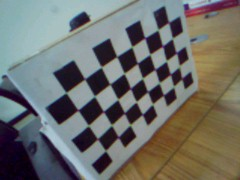
#> input picture pc_controller/calibration_image/1 (1).png, 240 x 180 px, found by its file name; its folder holds only this picture in this run
$ python camera_calibration.py
#> lines starting #> are read from the running program, lines starting #| are printed output that depends on the picture; long printed decimals are rounded
#!/usr/bin/env python
# -*- coding: utf-8 -*-

import cv2
import numpy as np
import glob
import os
import sys
import time
import json


class ManualCalibration:
    def __init__(self):
        # 棋盘格内角点尺寸
        self.pattern_size = (8, 5)  # 内角点数量 (宽度, 高度)
        self.square_size = 2.72  # 方格尺寸（厘米）

        # 标定相关变量
        self.objpoints = []  # 3D点坐标
        self.imgpoints = []  # 2D点坐标
        self.image_size = None  # 图像尺寸
        self.images_marked = []  # 已经标记的图像路径

        # 用于保存手动标记的点
        self.current_points = []
        self.current_image = None
        self.current_image_path = None
        self.point_counter = 0
        self.window_name = "手动标记角点"

        # 图像路径
        self.image_path = r"E:\Projects\LLM-Robotic\calibration_image"

        # 保存路径
        self.save_folder = "calibration_results"
        if not os.path.exists(self.save_folder):
            os.makedirs(self.save_folder)

        # 保存手动标记数据的文件
        self.manual_points_file = os.path.join(self.save_folder, "manual_points.json")

        # 图像增强设置
        self.enable_enhancement = True  # 是否启用图像增强
        self.enhancement_method = 'sharpening'  # 默认使用锐化方法

        # 如果之前有标记，加载它们
        self.load_saved_points()

    def enhance_image(self, image):
        """增强图像，提高边缘清晰度"""
        if not self.enable_enhancement:
            return image

        enhanced = image.copy()

        if self.enhancement_method == 'sharpening':
            # 锐化卷积核
            kernel = np.array([[-1, -1, -1],
                               [-1, 9, -1],
                               [-1, -1, -1]])
            enhanced = cv2.filter2D(enhanced, -1, kernel)

        elif self.enhancement_method == 'canny':
            # 通过Canny边缘增强
            gray = cv2.cvtColor(enhanced, cv2.COLOR_BGR2GRAY) if len(enhanced.shape) == 3 else enhanced
            edges = cv2.Canny(gray, 50, 150)

            # 将边缘叠加到原图上
            if len(enhanced.shape) == 3:
                # 彩色图像情况下
                edges_colored = cv2.cvtColor(edges, cv2.COLOR_GRAY2BGR)
                enhanced = cv2.addWeighted(enhanced, 0.7, edges_colored, 0.3, 0)
            else:
                # 灰度图像
                enhanced = cv2.addWeighted(enhanced, 0.7, edges, 0.3, 0)

        return enhanced

    def toggle_enhancement(self):
        """切换不同的图像增强方法"""
        # 简化为主要在Sharpening和Canny之间切换
        methods = ['sharpening', 'canny', 'none']
        current_index = methods.index(self.enhancement_method) if self.enhancement_method in methods else 0
        next_index = (current_index + 1) % len(methods)
        self.enhancement_method = methods[next_index]

        if self.enhancement_method == 'none':
            self.enable_enhancement = False
        else:
            self.enable_enhancement = True

        print(f"图像增强方法已切换为: {self.enhancement_method}")
        return self.enhancement_method

    def load_saved_points(self):
        """加载之前保存的手动标记点"""
        if os.path.exists(self.manual_points_file):
            try:
                with open(self.manual_points_file, 'r') as f:
#> (reads pc_controller/src/calibration_results/manual_points.json from the repository)
                    data = json.load(f)
                    # 将列表转回NumPy数组
                    self.imgpoints = [np.array(points, dtype=np.float32) for points in data.get('imgpoints', [])]
                    self.images_marked = data.get('images_marked', [])

                    # 根据已标记的图像重建对象点
                    self.objpoints = []
                    for _ in range(len(self.imgpoints)):
                        objp = np.zeros((self.pattern_size[0] * self.pattern_size[1], 3), np.float32)
                        objp[:, :2] = np.mgrid[0:self.pattern_size[0], 0:self.pattern_size[1]].T.reshape(-1, 2)
                        objp = objp * self.square_size
                        self.objpoints.append(objp)

                    # 尝试获取图像尺寸
                    if self.image_size is None and self.images_marked:
                        for img_path in self.images_marked:
                            if os.path.exists(img_path):
                                img = cv2.imread(img_path)
#> img is the input picture: shape (180, 240, 3); mean B, G, R 106.5, 111, 110.4
                                if img is not None:
                                    self.image_size = (img.shape[1], img.shape[0])
#> self.image_size = (240, 180)
                                    break

                    print(f"已加载 {len(self.imgpoints)} 张已标记图像")
            except Exception as e:
                print(f"加载保存的标记点时出错: {e}")

    def save_points(self):
        """保存当前标记的所有点"""
        # 将NumPy数组转换为列表以便JSON序列化
        imgpoints_list = []
        for points in self.imgpoints:
            imgpoints_list.append(points.tolist())  # 转换为Python列表

        data = {
            'imgpoints': imgpoints_list,
            'images_marked': self.images_marked
        }

        with open(self.manual_points_file, 'w') as f:
            json.dump(data, f)
        print(f"标记数据已保存到 {self.manual_points_file}")

    def mouse_callback(self, event, x, y, flags, param):
        """鼠标回调函数，用于手动标记角点"""
        if event == cv2.EVENT_LBUTTONDOWN:
            # 计算当前应标记的点所在的行和列
            total_points = self.pattern_size[0] * self.pattern_size[1]
            if self.point_counter < total_points:
                # 添加点
                self.current_points.append([float(x), float(y)])
                self.point_counter += 1

                # 在图像上绘制点，不显示序号
                cv2.circle(self.current_image, (x, y), 1, (0, 0, 255), -1)  # 点的大小改为1
                cv2.imshow(self.window_name, self.current_image)

                # 计算当前点的行列位置（用于指导用户）
                row = (self.point_counter - 1) // self.pattern_size[0]
                col = (self.point_counter - 1) % self.pattern_size[0]
                print(f"已标记点 {self.point_counter}/{total_points} (行 {row + 1}, 列 {col + 1})")

                # 如果所有点都标记完了
                if self.point_counter == total_points:
                    print("所有点标记完成！按 'S' 保存, 'R' 重新开始, 'Q' 放弃并继续")

    def mark_image(self, image_path):
        """手动标记图像中的角点"""
        self.current_image_path = image_path
        img = cv2.imread(image_path)
        if img is None:
            print(f"无法读取图像: {image_path}")
            return False

        # 获取图像尺寸
        if self.image_size is None:
            self.image_size = (img.shape[1], img.shape[0])

        # 应用图像增强
        enhanced_img = self.enhance_image(img)

        # 保存原始图像的副本
        self.current_image = enhanced_img.copy()
        self.original_image = img.copy()  # 保存未增强的原始图像
        self.current_points = []
        self.point_counter = 0

        # 创建窗口并设置鼠标回调
        cv2.namedWindow(self.window_name, cv2.WINDOW_NORMAL)
        cv2.setMouseCallback(self.window_name, self.mouse_callback)

        # 显示图像并指导
        cv2.imshow(self.window_name, self.current_image)
        print("\n" + "=" * 50)
        print(f"开始标记图像: {os.path.basename(image_path)}")
        print(f"请按照从左到右、从上到下的顺序标记 {self.pattern_size[0]}x{self.pattern_size[1]} 个内角点")
        print("按 'S' 保存标记, 'R' 重新开始, 'Q' 放弃并继续, 'ESC' 退出程序")
        print(f"按 'E' 切换图像增强方法: [当前: {self.enhancement_method}] -> 在锐化/边缘检测/无增强间切换")

        while True:
            key = cv2.waitKey(0) & 0xFF
#> (key e is pressed here)

            if key == 27:  # ESC键退出整个程序
                cv2.destroyWindow(self.window_name)
                return None

            elif key == ord('s') or key == ord('S'):  # 保存当前标记
                total_points = self.pattern_size[0] * self.pattern_size[1]
                if self.point_counter == total_points:
                    # 保存点
                    self.imgpoints.append(np.array(self.current_points, dtype=np.float32))
                    self.images_marked.append(image_path)

                    # 创建对象点
                    objp = np.zeros((self.pattern_size[0] * self.pattern_size[1], 3), np.float32)
                    objp[:, :2] = np.mgrid[0:self.pattern_size[0], 0:self.pattern_size[1]].T.reshape(-1, 2)
                    objp = objp * self.square_size
                    self.objpoints.append(objp)

                    print(f"已保存当前图像的标记点，总共已标记 {len(self.imgpoints)} 张图像")
                    # 保存所有点
                    self.save_points()
                    cv2.destroyWindow(self.window_name)  # 只关闭当前窗口，不完全退出
                    return True
                else:
                    print(f"尚未标记完所有点! 当前: {self.point_counter}/{total_points}")

            elif key == ord('r') or key == ord('R'):  # 重新开始当前图像
                enhanced_img = self.enhance_image(self.original_image.copy())
                self.current_image = enhanced_img.copy()
                self.current_points = []
                self.point_counter = 0
                cv2.imshow(self.window_name, self.current_image)
                print("已重置当前图像的标记")

            elif key == ord('e') or key == ord('E'):  # 切换图像增强方法
                method = self.toggle_enhancement()
                enhanced_img = self.enhance_image(self.original_image.copy())
#> in enhance_image (call 2), `gray = cv2.cvtColor(enhanced, cv2.COLOR_BGR2GRAY) if len(enhanced.shap..`:
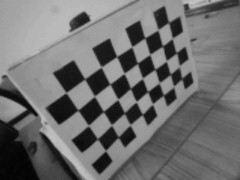
#> gray: shape (180, 240); min 2, max 200, mean 110.3
#> in enhance_image (call 2), `edges = cv2.Canny(gray, 50, 150)`:
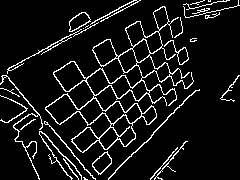
#> edges: shape (180, 240); 8.8% white in thin lines or dots
#> in enhance_image (call 2), `edges_colored = cv2.cvtColor(edges, cv2.COLOR_GRAY2BGR)`: edges_colored: shape (180, 240, 3); 8.8% white in thin lines or dots
#> in enhance_image (call 2), `enhanced = cv2.addWeighted(enhanced, 0.7, edges_colored, 0.3, 0)`:
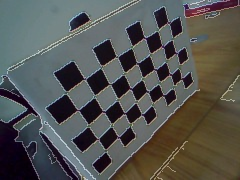
#> enhanced: shape (180, 240, 3); mean B, G, R 81.3, 84.5, 84

                # 保存当前已标记的点
                temp_points = self.current_points.copy()
                temp_counter = self.point_counter

                # 应用新的增强方法，但保留已标记的点
                self.current_image = enhanced_img.copy()

                # 重新绘制已标记的点
                for i, (x, y) in enumerate(temp_points):
                    cv2.circle(self.current_image, (int(x), int(y)), 1, (0, 0, 255), -1)

                self.current_points = temp_points
                self.point_counter = temp_counter

                cv2.imshow(self.window_name, self.current_image)
                print(f"已切换图像增强方法为: {method}，保留已标记的点")

            elif key == ord('q') or key == ord('Q'):  # 放弃当前图像
                cv2.destroyWindow(self.window_name)  # 只关闭当前窗口，不完全退出
                return False

    def calibrate_camera(self):
        """使用标记点标定相机"""
        if len(self.imgpoints) < 3:
            print("至少需要3张已标记图像才能进行标定")
            return False

        # 确保图像尺寸已正确设置
        if self.image_size is None or any(s <= 0 for s in self.image_size):
            print("错误：图像尺寸无效，尝试重新检测图像尺寸")
            # 尝试从已标记图像中获取有效尺寸
            for img_path in self.images_marked:
                img = cv2.imread(img_path)
                if img is not None:
                    self.image_size = (img.shape[1], img.shape[0])
                    print(f"已重新检测图像尺寸: {self.image_size}")
                    break

            # 如果仍然无法获取有效尺寸，则退出
            if self.image_size is None or any(s <= 0 for s in self.image_size):
                print("无法获取有效的图像尺寸，标定失败")
                return False

        print("\n" + "=" * 50)
        print(f"开始用 {len(self.imgpoints)} 张图像进行相机标定...")
        print(f"使用图像尺寸: {self.image_size}")
#| 使用图像尺寸: (240, 180)

        # 执行相机标定
        ret, mtx, dist, rvecs, tvecs = cv2.calibrateCamera(
            self.objpoints, self.imgpoints, self.image_size, None, None)
#> ret = 0.814; mtx = [[160.8, 0, 115.7], [0, 162.3, 93.26], [0, 0, 1]]; dist = [[0.425, -1.49, 0.0341, -0.00147, 1.62]]; rvecs = 11 items, first 6: [0.431, -0.492, -0.551], [-0.0971, -0.779, 0.172], [0.0988, -0.438, -0.678], [0.272, 0.017, -0.00597], [0.313, -0.39, 0.015], [0.253, -0.058, -0.0538]; tvecs = ([-5.81, -0.128, 19.23], [-1.09, -7.28, 20.01], [-5.46, -1.08, 26.32], [-9.9, -3.8, 21.67], [-4.32, -4.52, 15.6], [-9.48, -1.27, 37.05], [-9.46, -7.45, 48.46], [-9.16, -7.98, 31.31], [-10.13, -0.914, 23.89], [-12.11, -8.35, 32.98], [-8.68, -10.82, 32.61])

        if not ret:
            print("标定失败!")
            return False

        # 优化相机矩阵
        newcameramtx, roi = cv2.getOptimalNewCameraMatrix(
            mtx, dist, self.image_size, 1, self.image_size)
#> newcameramtx = [[167.3, 0, 116.1], [0, 166.3, 98.29], [0, 0, 1]]; roi = (13, 20, 203, 149)

        # 保存标定结果
        calibration_result = {
            'camera_matrix': mtx.tolist(),
            'dist_coeffs': dist.tolist(),
            'optimal_camera_matrix': newcameramtx.tolist(),
            'roi': roi,
            'image_size': self.image_size
        }
#> calibration_result = {'camera_matrix': [[160.8, 0, 115.7], [0, 162.3, 93.26], [0, 0, 1]], 'dist_coeffs': [[0.425, -1.49, 0.0341, -0.00147, 1.62]], 'optimal_camera_matrix': [[167.3, 0, 116.1], [0, 166.3, 98.29], [0, 0, 1]], 'roi': (13, 20, 203, 149), 'image_size': (240, 180)}

        result_file = os.path.join(self.save_folder, "camera_params.json")
        with open(result_file, 'w') as f:
            json.dump(calibration_result, f, indent=4)

        # 计算重投影误差
        mean_error = 0
        for i in range(len(self.objpoints)):
            imgpoints2, _ = cv2.projectPoints(self.objpoints[i], rvecs[i], tvecs[i], mtx, dist)
            # 确保数据类型匹配
            imgpoints2 = imgpoints2.reshape(-1, 2)
            imgpoints1 = self.imgpoints[i].reshape(-1, 2)
            error = cv2.norm(imgpoints1, imgpoints2, cv2.NORM_L2) / len(imgpoints2)
            mean_error += error
#> this loop made 11 passes
#> (error, mean_error) on passes 1 to 11: (0.107, 0.107), (0.141, 0.248), (0.116, 0.364), (0.111, 0.474), (0.125, 0.6), (0.0901, 0.69), (0.114, 0.804), (0.136, 0.94), (0.124, 1.06), (0.176, 1.24), (0.154, 1.39)
#> after the loop, mean_error = 1.39

        mean_error = mean_error / len(self.objpoints)
#> mean_error = 0.127
        print(f"标定完成! 重投影误差: {mean_error}")
#| 标定完成! 重投影误差: 0.1267
        print(f"相机参数已保存到 {result_file}")

        # 检查标定质量
        self.check_calibration(mtx, dist, newcameramtx, roi)

        return True

    def check_calibration(self, camera_matrix, dist_coeffs, new_camera_matrix=None, roi=None):
        """检查标定质量，展示未失真图像"""
#> called with camera_matrix = array of shape (3, 3), dist_coeffs = array of shape (1, 5), new_camera_matrix = array of shape (3, 3), roi = (13, 20, 203, 149)
        if not self.images_marked:
            return

        print("\n" + "=" * 50)
        print("正在生成未失真图像用于检查标定质量...")

        # 创建保存文件夹
        undistort_folder = os.path.join(self.save_folder, "undistorted")
        if not os.path.exists(undistort_folder):
            os.makedirs(undistort_folder)

        # 为每张已标记的图像生成未失真版本
        for img_path in self.images_marked:
            img = cv2.imread(img_path)
            if img is None:
                continue

            # 方法1：使用优化的相机矩阵
            if new_camera_matrix is not None:
                dst1 = cv2.undistort(img, camera_matrix, dist_coeffs, None, new_camera_matrix)
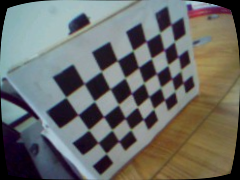
#> dst1: shape (180, 240, 3); mean B, G, R 104.1, 108.1, 106.8

                # 剪裁图像
                if roi and all(v > 0 for v in roi):
                    x, y, w, h = roi
#> x = 13; y = 20; w = 203; h = 149
                    dst1 = dst1[y:y + h, x:x + w]
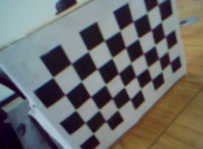
#> dst1: shape (149, 203, 3); mean B, G, R 106.4, 109, 107.9

                out_file1 = os.path.join(undistort_folder, f"undistorted_optimal_{os.path.basename(img_path)}")
                cv2.imwrite(out_file1, dst1)

            # 方法2：使用原始相机矩阵
            dst2 = cv2.undistort(img, camera_matrix, dist_coeffs)
            out_file2 = os.path.join(undistort_folder, f"undistorted_regular_{os.path.basename(img_path)}")
            cv2.imwrite(out_file2, dst2)

            # 方法3：使用重映射
            h, w = img.shape[:2]
#> h = 180; w = 240
            mapx, mapy = cv2.initUndistortRectifyMap(camera_matrix, dist_coeffs, None, camera_matrix, (w, h), 5)
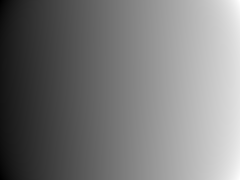
#> mapx: shape (180, 240) float32; min -29.48, max 282.1, mean 119.8; drawn with min black and max white
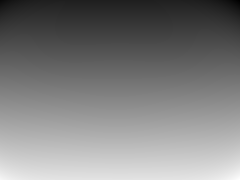
#> mapy: shape (180, 240) float32; min -27.69, max 213.2, mean 92; drawn with min black and max white
            dst3 = cv2.remap(img, mapx, mapy, cv2.INTER_LINEAR)
            out_file3 = os.path.join(undistort_folder, f"undistorted_remap_{os.path.basename(img_path)}")
            cv2.imwrite(out_file3, dst3)

        print(f"未失真图像已保存到 {undistort_folder}")
        print("生成了3种不同的去畸变结果，可比较哪种效果最好")

    def run(self):
        """运行手动标定流程"""
        # 寻找标定图像，仅查找png格式
        images = sorted(glob.glob(os.path.join(self.image_path, '*.png')))
        if not images:
            print(f"在 {self.image_path} 目录中没有找到PNG图像")
            return

        print(f"找到 {len(images)} 张标定图像")

        # 过滤掉已经标记的图像
        images_to_mark = [img for img in images if img not in self.images_marked]
        print(f"其中 {len(self.images_marked)} 张已标记, {len(images_to_mark)} 张待标记")

        # 对每个图像进行手动标记
        for img_path in images_to_mark:
            result = self.mark_image(img_path)
            if result is None:  # 用户选择退出
                break

        # 如果有足够图像，进行标定
        if len(self.imgpoints) >= 3:
            self.calibrate_camera()
        else:
            print("标记的图像不足，需要至少3张图像才能进行标定")


if __name__ == "__main__":
    calibrator = ManualCalibration()
    calibrator.run()
